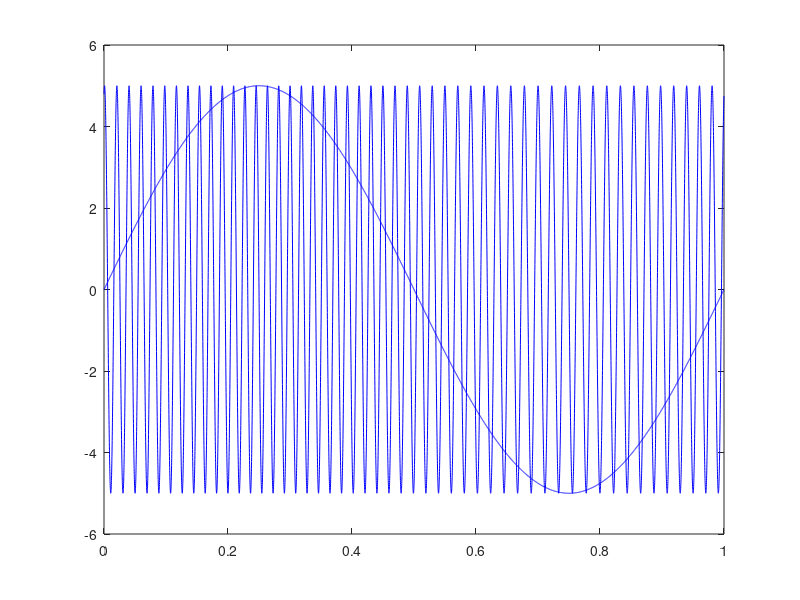
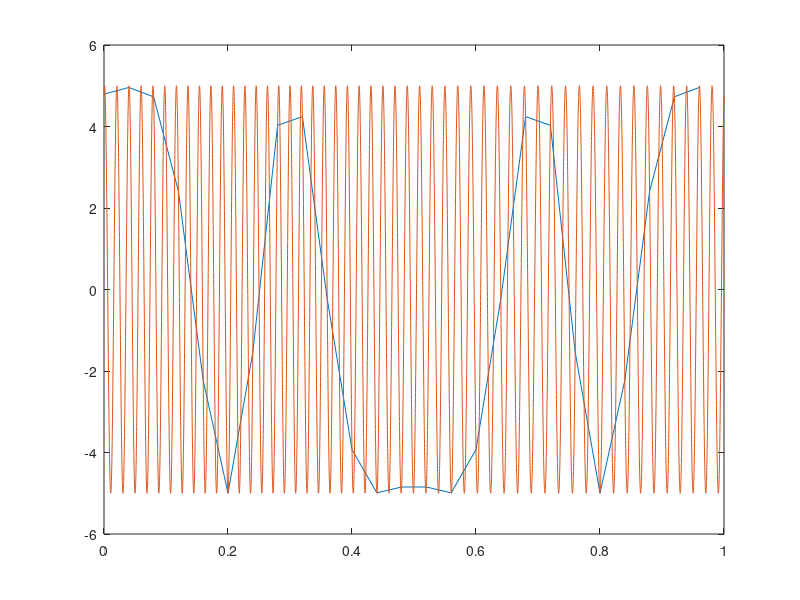
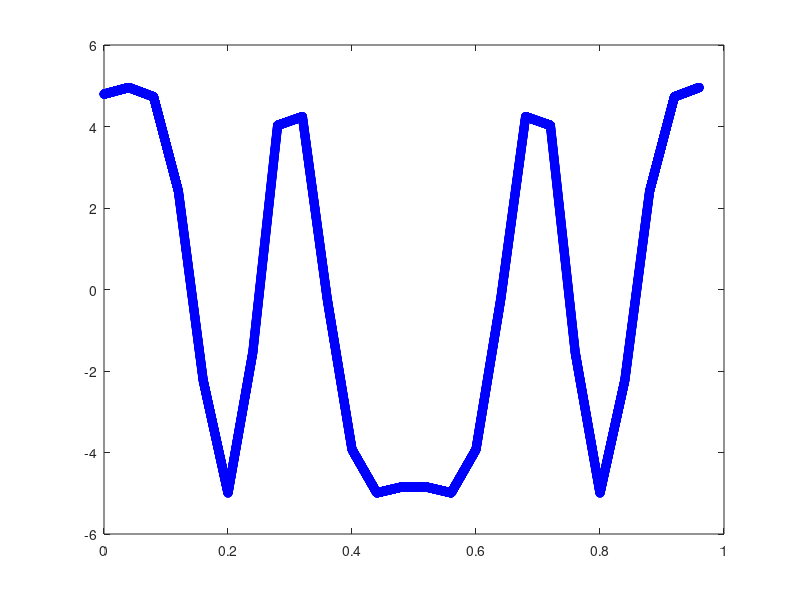
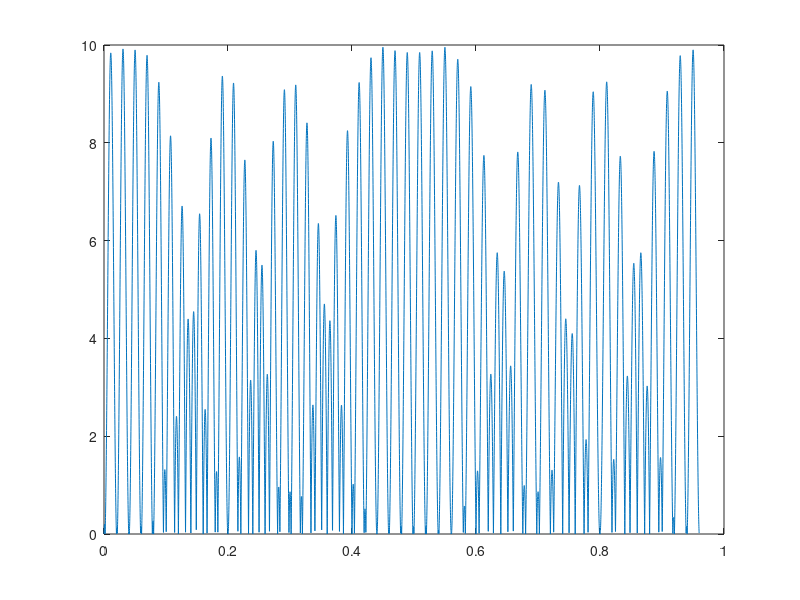

MATLAB code to generate these figures, in order:
close all; clear all;
a = 5;
k = 1;
df = k*a;

A = 5;
t = 1;
fn = 50;
Tn = 1/fn;
fs = 10^4;
Ts = 1/fs;
fm = 1;
Tm = 1/fm;



% x(t) =  a*sin(2*pi*fm*t)
% c(t) = A*sin(2*pi*fn*t)
% y(t) = A*cos(2*pi*fn*t+k*całka(x(t) dt)) = 
% = A*cos(2*pi*fn*t-((k*a)/(2*pi*fm))*cos(2*pi*fm*t)) , df = k*a

ts = 0:Ts:t-Ts;
x = a*sin(2*pi*fm*ts);

figure; title("Sygnał zmodulowany i modulujący")
plot(ts,x, 'b-')
hold on;

y = A*sin(2*pi*fn*ts-((k*a))*cos(2*pi*fm*ts));
plot(ts,y,'b-');


fs2 = 25;
Ts2 = 1/fs2;
ts2 = 0:Ts2:t-Ts2;

ys = A*sin(2*pi*fn*ts2-((k*a))*cos(2*pi*fm*ts2));

figure; title("Sygnał zmodulowany analogowy i spróbk.")
plot(ts2,ys)
hold on;
plot(ts, y)

ys_interp = interp1(ts2, ys, ts)
figure; title("Sygnał zmodulowany fs=25[Hz]")
plot(ts,ys_interp,'b-o');

blad_probk = abs(y-ys_interp);
figure; title("Błąd próbkowania sygnału zmodulowanego")
plot(ts,blad_probk);


